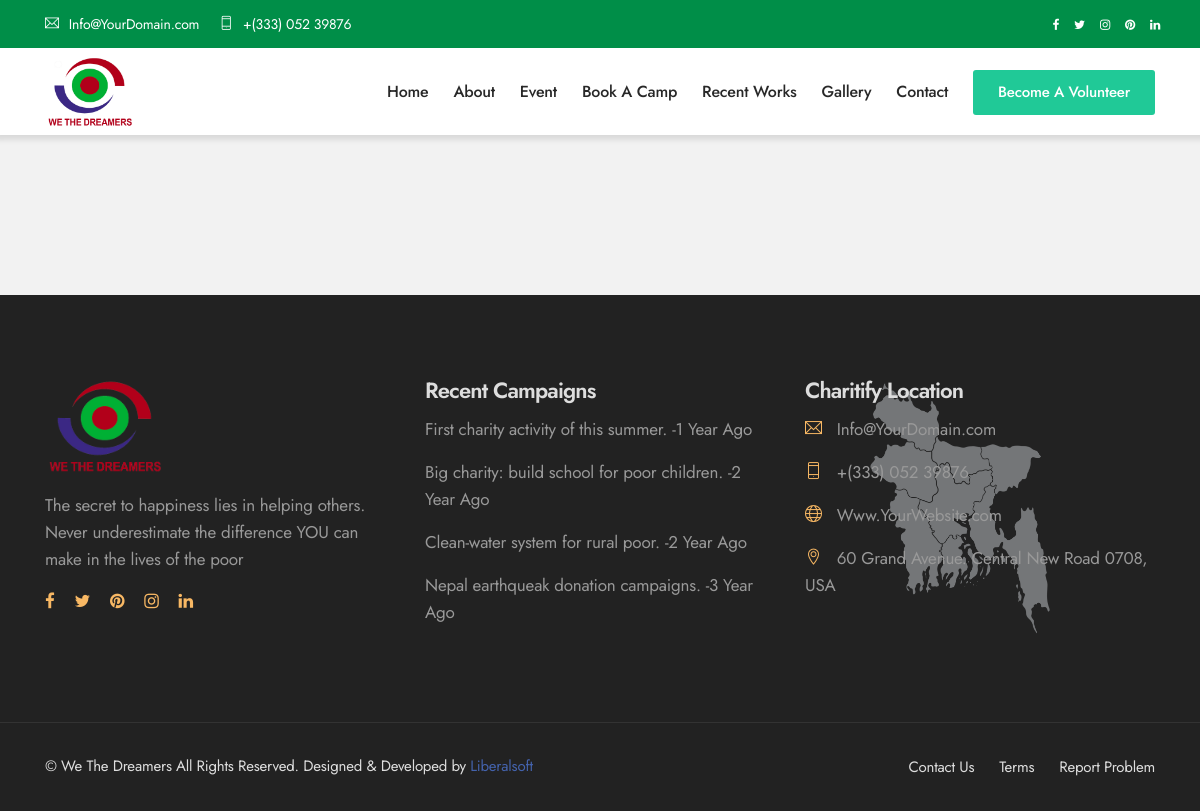
The page /wings/Disaster-Management on the database as committed earlier.
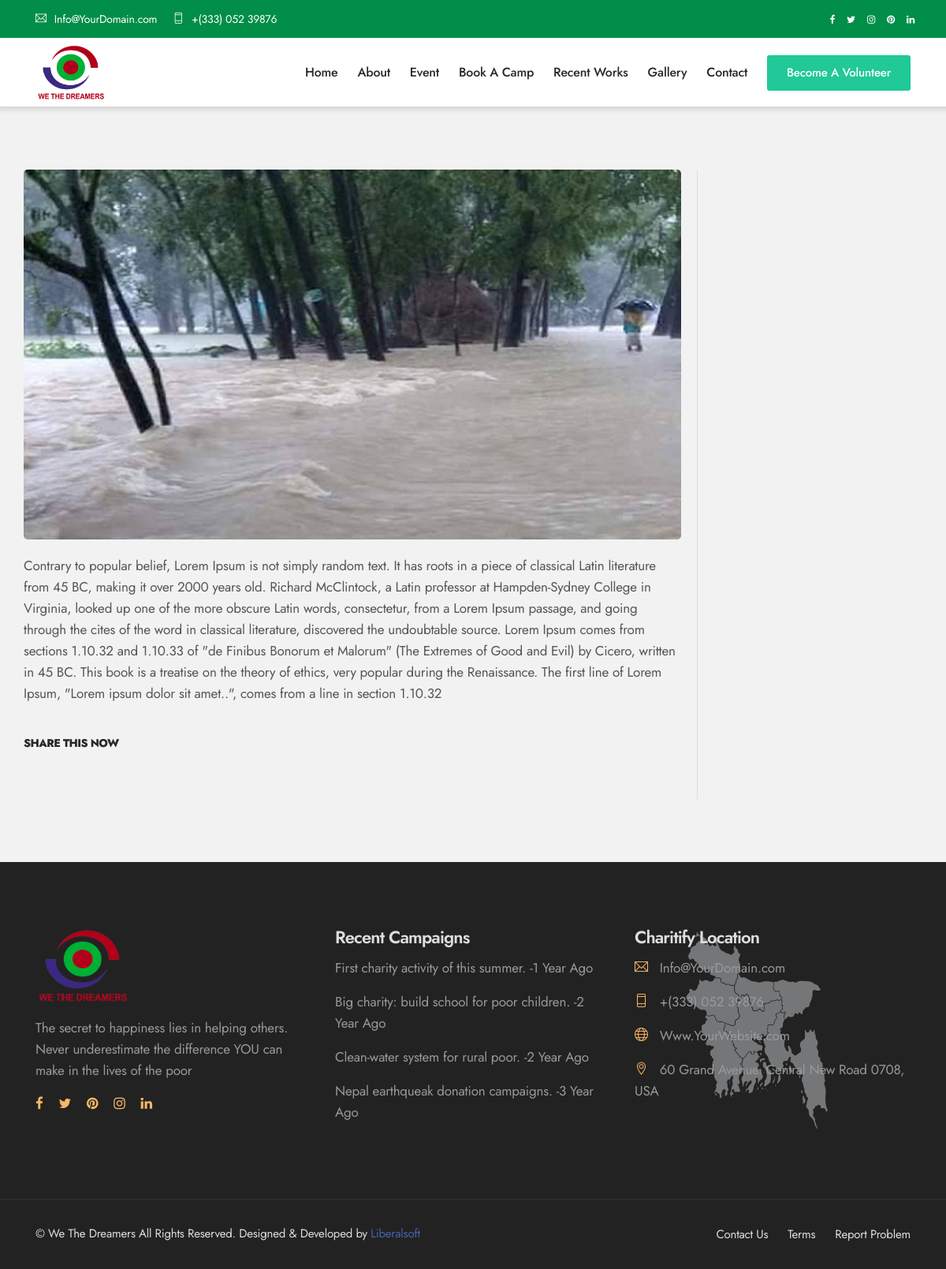
The same page on the database as committed later.
### AboutUs/models.py (models this page shows)
class DisasterManagementWig(models.Model):
    uid = models.UUIDField(default=uuid.uuid4, editable=False, unique=True)
    description = RichTextField(max_length=10000, null=True, blank=True)
    image = models.ImageField(upload_to='wing/Disaster', null=True, blank=True)

### AboutUs/views.py (the view)
# urls.py: path('wings/Disaster-Management',views.disaster_wings,name='disaster'),
def disaster_wings(request):
    medi = DisasterManagementWig.objects.all()
    return render(request, 'diseterwings.html', {'medi': medi})

### template/diseterwings.html (shortened to what this page needs)
{% extends "main.html" %}
{% block body %}
{% load static %}
        <div class="header-height">
        </div>
        <section class="blog-section bg-grey padding">
            <div class="container">
                {%for m in medi%}
                <div class="row">
                    <div class="col-lg-9 sm-padding">
                        <div class="blog-items single-post row">
                            <img src="{{m.image.url}}" alt="blog post">
                            <p>{{m.description|safe}}</p>
                            <div class="share-wrap">
                                <h4>Share This Now</h4>
                            </div>
                        </div>
                    </div>
                </div>
                {%endfor%}
            </div>
        </section>
{% endblock body %}

Rows that differ between the two databases and show on the page:
added DisasterManagementWig: image (picture), description "Contrary to popular belief, Lorem Ipsum is not simply random text. It has roots in a piece of classical Latin literature from 45 BC, making it over 2000 years old. Richard McClintock, a Latin professor at Hampden-Sydney College in Virginia, looked up one of the more obscure Latin words, consectetur, from a Lorem Ipsum passage, and going through the cites of the word in classical literature, discovered the undoubtable source. Lorem Ipsum comes from sections 1.10.32 and 1.10.33 of \"de Finibus Bonorum et Malorum\" (The Extremes of Good and Evil) by Cicero, written in 45 BC. This book is a treatise on the theory of ethics, very popular during the Renaissance. The first line of Lorem Ipsum,…"
